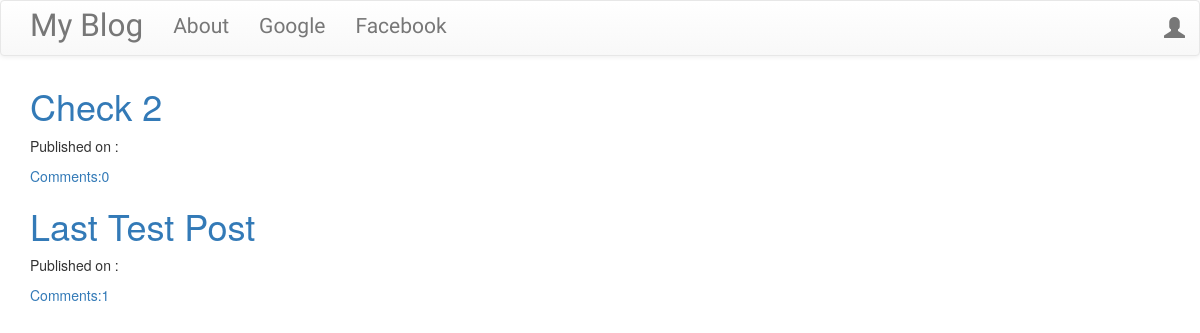
The page / on the database its author committed.
### blog/models.py (models this page shows, shortened)
class Post(models.Model):
    author = models.ForeignKey('auth.User',on_delete=models.CASCADE)
    title = models.CharField(max_length = 200)
    text = models.TextField()
    created_date = models.DateTimeField(default = timezone.now)
    published_date = models.DateTimeField(blank = True,null = True)
    def approve_comments(self):
        return self.comments.filter(approve_comment = True)

### blog/views.py (the view)
# urls.py: path('',views.PostListView.as_view(),name = 'post_list'),
class PostListView(ListView):
    model = Post
    def get_queryset(self):
        return Post.objects.filter(published_date__lte = timezone.now()).order_by('-published_date')

### blog/templates/blog/post_list.html
{% extends "blog/base.html"%}
{% block content %}
<div class="centerstage">
  {% for post in post_list%}
  <div class="post">
    <h1><a href="{% url 'post_detail' pk=post.pk %}">{{post.title}}</a></h1>
    <div class="date">
      <p>Published on : {{post.published|date:"D M Y"}}</p>
    </div>
    <a href="{% url 'post_detail' pk=post.pk %}">Comments:{{post.approve_comments.count}}</a>
  </div>
  {%endfor%}
</div>
{% endblock %}

### blog/templates/blog.css (style rules this page uses)
.centerstage { margin-left: auto; margin-right: auto; }
.loader { filter:hue-rotate(0deg); color:linear-gradient(45deg,#0f8,#08f); animation:hue 10000ms infinite linear; }

### rows shown on the page
Post: title "Check 2", approve_comments.count "0"
Post: title "Last Test Post", approve_comments.count "1"
